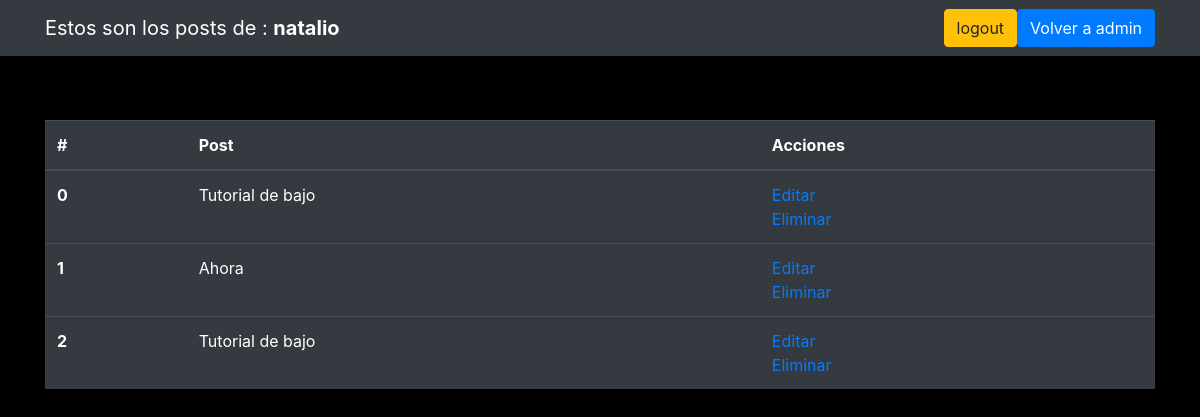
The app's page /verposts.php?id=3 with its own data.
### tables this page shows
CREATE TABLE `posts`  (
  `id` int(11) NOT NULL AUTO_INCREMENT,
  `id_user` varchar(255) NOT NULL,
  `post` varchar(255) NULL DEFAULT NULL,
  `id_category` varchar(255) NULL DEFAULT NULL,
  PRIMARY KEY (`id`) USING BTREE
);

### verposts.php (the view, shortened to what this page needs)
<?php
 require_once "./functions/conexion.php";
 $id_edit = $_GET['id'];
 $result = $conn->query("SELECT * FROM posts WHERE id_user= '$id_edit';");
 $cant_posts = mysqli_num_rows($result);
 while($post = $result->fetch_assoc()){
    $posts[]=[
        "texto"=> (string)$post['post'],
        "id" => (int)$post["id"],
        "id_user" => (string)$post['id_user']
    ];
 }
 $resultNombres = $conn->query("SELECT DISTINCT usuarios.nombre, usuarios.id FROM usuarios, posts WHERE usuarios.id = posts.id_user ;");
 $cant_nombres = mysqli_num_rows($resultNombres);
 while($row = $resultNombres->fetch_assoc()){
    $dataNombres[] =[
     "nombre" => (string)$row['nombre'],
     "id" => (string)$row['id']
    ];
 }
?>
<!DOCTYPE html>
<html lang="en">
<head>
    <link rel="stylesheet" href="https://stackpath.bootstrapcdn.com/bootstrap/4.5.2/css/bootstrap.min.css">
    <link rel="stylesheet" href="./css/estilos.css">
</head>
<body>
<?php  if($cant_posts > 0) : ?>
    <nav class="navbar navbar-expand-lg navbar-dark bg-dark fixed-top">
        <div class="container">
        <?php  for($i = 0; $i < $cant_nombres; $i++) : ?>
            <?php if($posts[$i]["id_user"] == $dataNombres[$i]['id']) : ?>
                <a class="navbar-brand" href="#">Estos son los posts de : <b><?php echo  $dataNombres[$i]['nombre'] ?></b></a>
            <?php endif  ?>
        <?php endfor  ?>
        <div class="collapse navbar-collapse" id="navbarResponsive">
            <ul class="navbar-nav ml-auto">
                <li class="nav-item active">
                    <form method="POST">
                        <button name="logout" id="logout" class="btn btn-warning">logout</button>
                    </form>
                </li>
                <li>
                    <a href="admin.php" class="btn btn-primary ">Volver a admin</a>
                </li>
            </ul>
        </div>
        </div>
    </nav>
    <div class = "container" style="padding-top: 10%;">
        <table class="table table-dark">
            <thead>
                <tr>
                <th scope="col">#</th>
                <th scope="col">Post</th>
                <th scope="col">Acciones</th>
                </tr>
            </thead>
            <tbody>
                <?php for($j = 0; $j < $cant_posts; $j++) : ?>
                        <tr>
                            <th scope="row"><?php echo $j; ?></th>
                            <td><?php echo $posts[$j]['texto']; ?></td>
                            <td>
                                <a href="editpost.php?id=<?php echo $posts[$j]['id']; ?>">Editar</a><br>
                                <a href="/efiphp/functions/deletepost.php?id=<?php echo $posts[$j]['id'];; ?>">Eliminar</a><br>
                            </td>
                        </tr>
                <?php endfor ?>
            </tbody>
        </table>
<?php  endif ?>
</body>
</html>

### css/estilos.css (style rules this page uses)
body { background-color: black; background-size: cover; }

### records on screen
posts: post "Tutorial de bajo"
posts: post "Ahora"
posts: post "Tutorial de bajo"

### other values on screen
$dataNombres[$i]['nombre'] "natalio"
